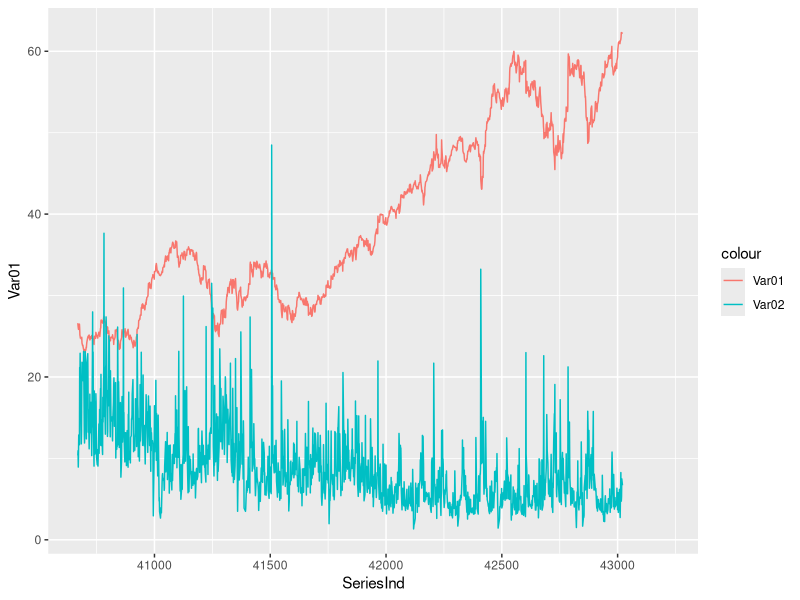
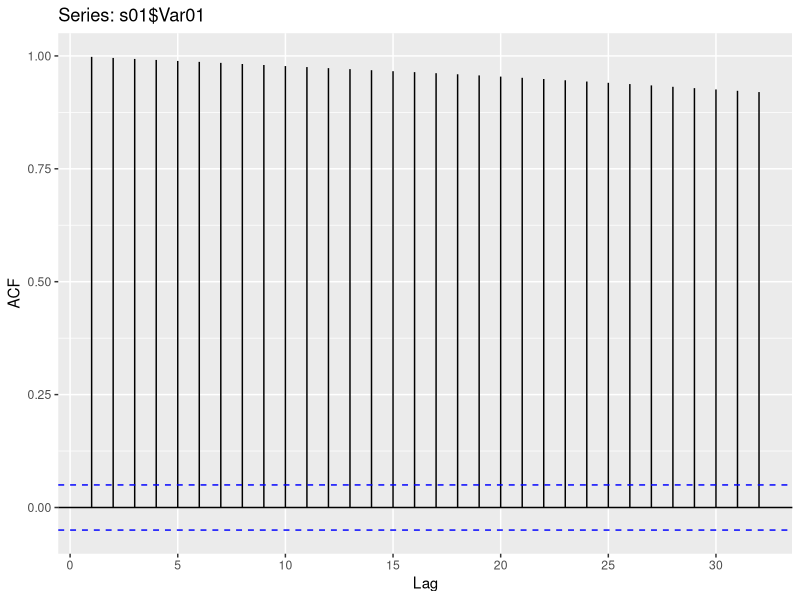
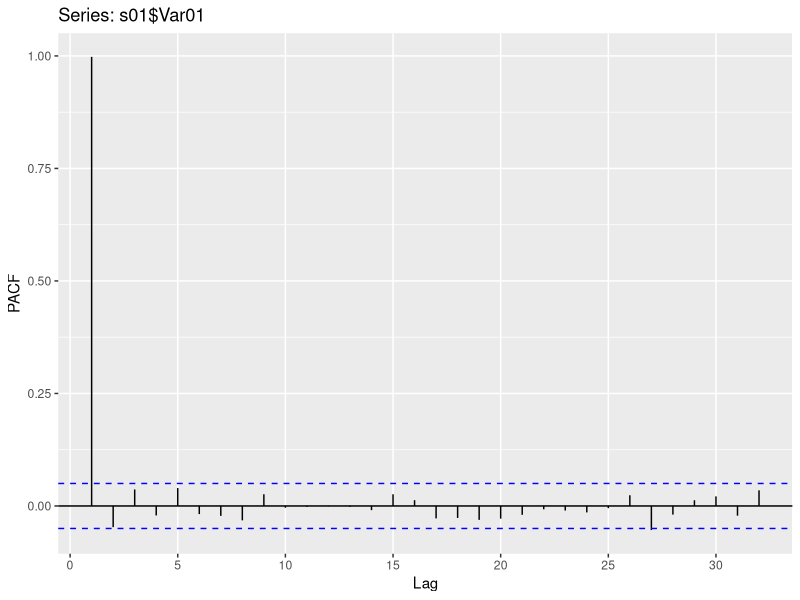
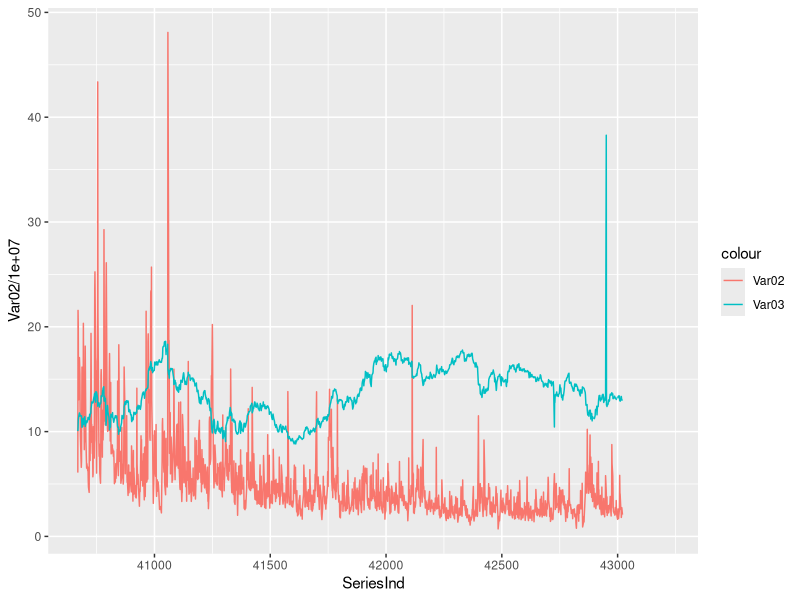
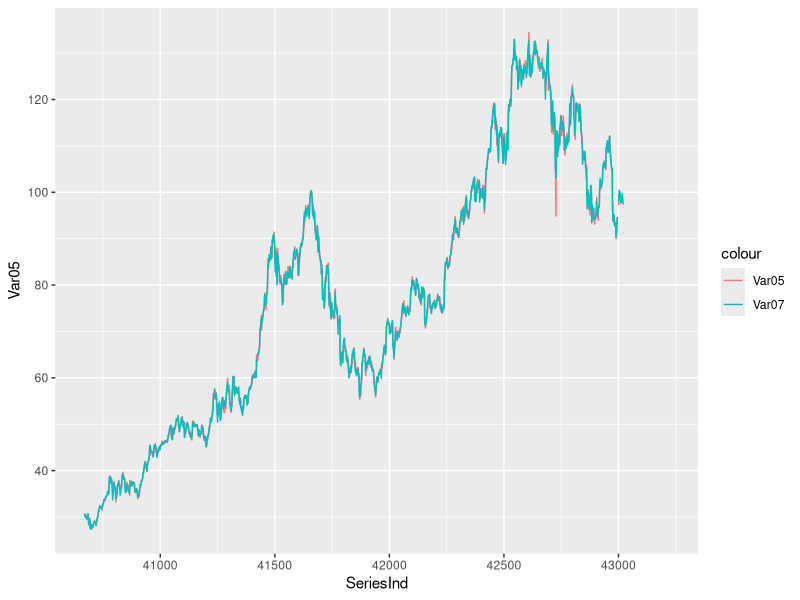
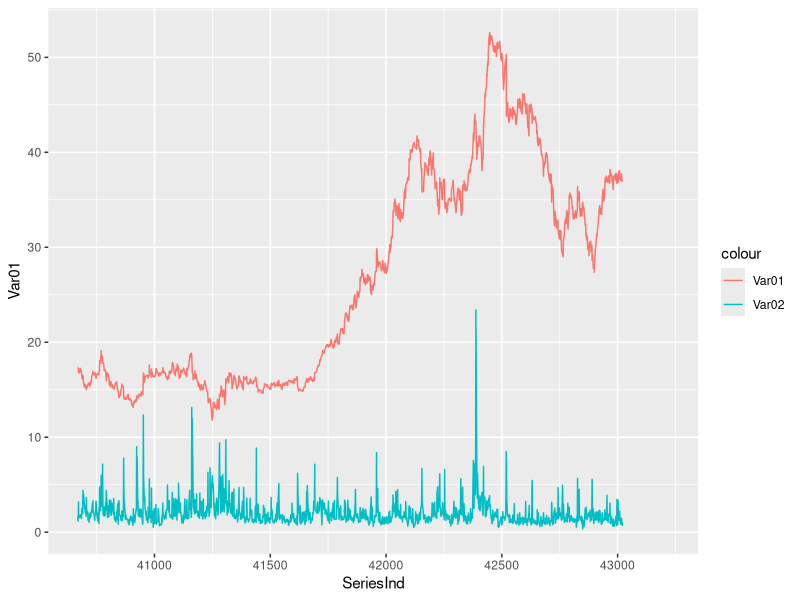
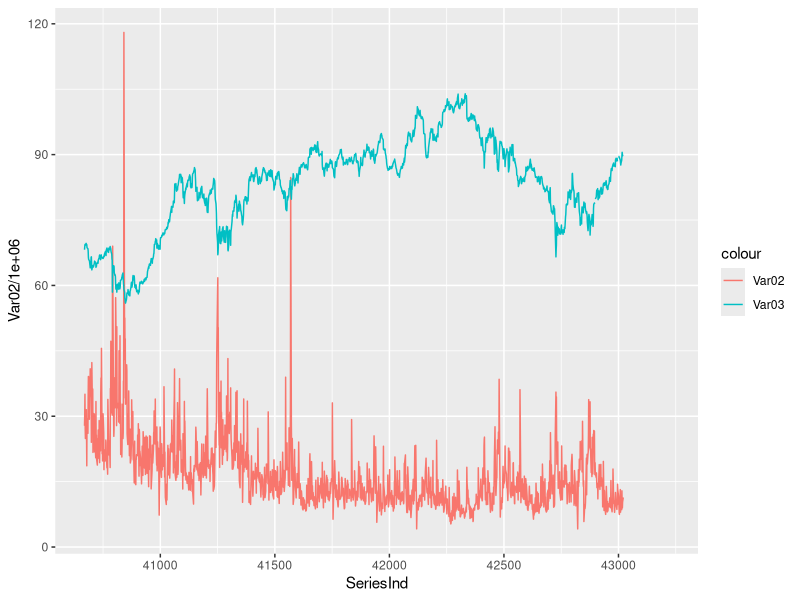
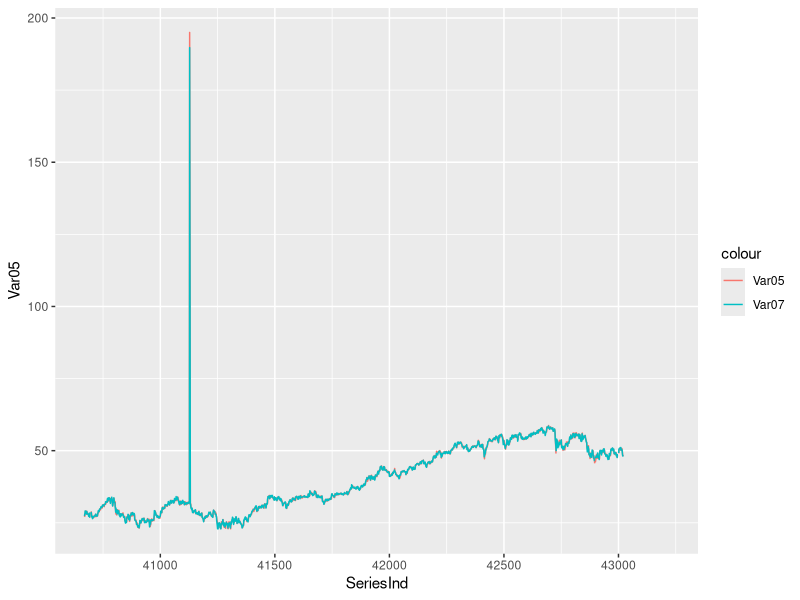

Write the R code that produced these figures, in order.
library(ggplot2)
library(mice)
library(forecast)

data <- read.csv("project_1_data.csv", header = TRUE)

s01 <- subset(data, group == "S01")
s02 <- subset(data, group == "S02")
s03 <- subset(data, group == "S03")
s04 <- subset(data, group == "S04")
s05 <- subset(data, group == "S05")
s06 <- subset(data, group == "S06")

ggplot(s01, aes(SeriesInd)) +
  geom_line(aes(y = Var01, color = "Var01")) +
  geom_line(aes(y = Var02/1000000, color = "Var02"))

frequency(s01$Var01)

ggAcf(s01$Var01)
ggPacf(s01$Var01)

ggplot(s02, aes(SeriesInd)) +
  geom_line(aes(y = Var02/10000000, color = "Var02")) +
  geom_line(aes(y = Var03, color = "Var03"))

ggplot(s03, aes(SeriesInd)) +
  geom_line(aes(y = Var05, color = "Var05")) +
  geom_line(aes(y = Var07, color = "Var07"))

ggplot(s04, aes(SeriesInd)) +
  geom_line(aes(y = Var01, color = "Var01")) +
  geom_line(aes(y = Var02/10000000, color = "Var02"))

ggplot(s05, aes(SeriesInd)) +
  geom_line(aes(y = Var02/1000000, color = "Var02")) +
  geom_line(aes(y = Var03, color = "Var03"))

ggplot(s06, aes(SeriesInd)) +
  geom_line(aes(y = Var05, color = "Var05")) +
  geom_line(aes(y = Var07, color = "Var07"))
